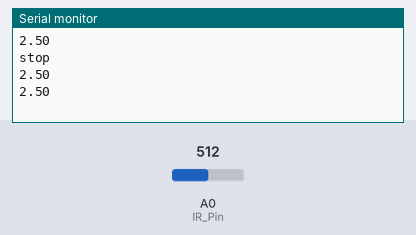
The sketch below on a simulated Arduino Uno, built with avr-gcc and run on an emulated ATmega328P. Shown: the last lines printed to the serial monitor. Inputs (shaded band) come from the test bench; at power-on: A0 (IR_Pin) = 512.

Above: at 3.8 s.
3.9 s: A0 (IR_Pin) set to 716
At 4.8 s:
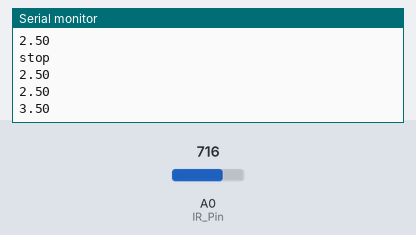
5.6 s: A0 (IR_Pin) set to 900
At 7.1 s:
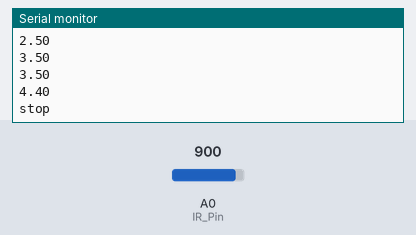
Timing chart, 0 to 8.6 s (numbered marks = the images above; inputs shaded):
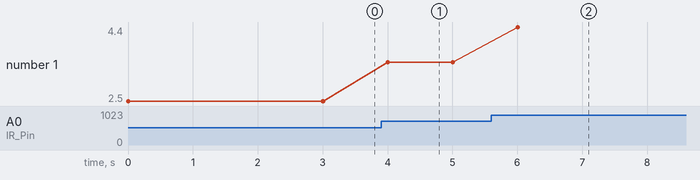

The sketch:

Maze-Racing.ino
```cpp
const int S1 = 2;
const int S2 = 3;
const int IR_Pin = A0;
void setup() {
  // put your setup code here, to run once:
  pinMode(S1,OUTPUT);
  pinMode(S2,OUTPUT);
  pinMode(IR_Pin,INPUT);
  Serial.begin(9600);
}
double voltage_converter(int val){
  return double(val) * (5.0/1023);
}
void loop() {
  // put your main code here, to run repeatedly:
  digitalWrite(S1,HIGH);
  digitalWrite(S2,HIGH);
  Serial.println(voltage_converter(analogRead(IR_Pin)));
  Serial.println("stop");
  delay(3000);
  Serial.println(voltage_converter(analogRead(IR_Pin)));
  digitalWrite(S1,LOW);
  digitalWrite(S2,HIGH);
  Serial.println(voltage_converter(analogRead(IR_Pin)));
  delay(1000);
  digitalWrite(S1,HIGH);
  digitalWrite(S2,LOW);
  Serial.println(voltage_converter(analogRead(IR_Pin)));
  delay(1000);
  digitalWrite(S1,LOW);
  digitalWrite(S2,LOW);
  Serial.println(voltage_converter(analogRead(IR_Pin)));
  delay(1000);
}
```

Measured:
- after the input at 3.9 s, the serial monitor: prints a new line after 0.10 s (image 1)
- after the input at 5.6 s, the serial monitor: prints a new line after 0.40 s (image 2)
- plotted number 1: 2.5 → 3.5 after the input at 3.9 s, 3.5 → 4.4 after the input at 5.6 s
